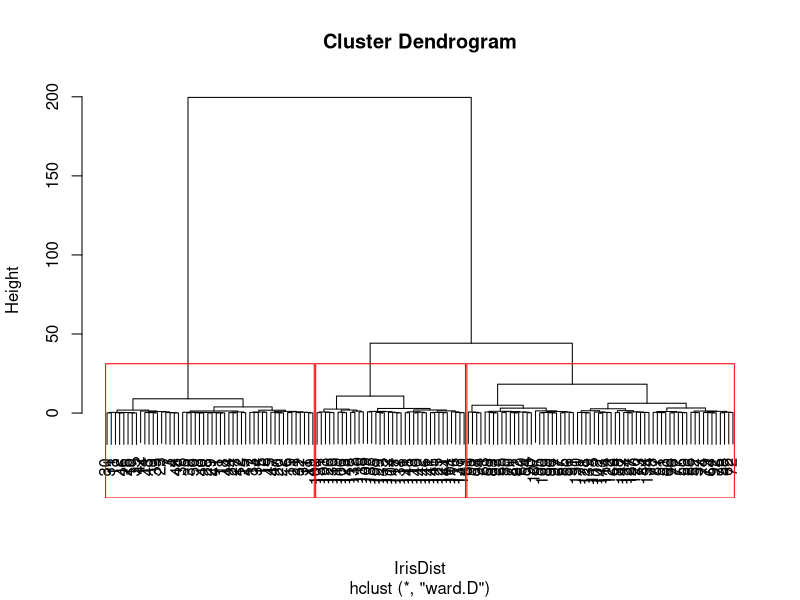

Generate this figure with R:
# IAP 2014
# 15.S60 Software Tools for Operations Research
# Lecture 1: Introduction to R

# Script file 1-4.R
# In this script file, we cover hierarchical and 
# k-means clustering

#############################

# R has many built-in datasets -- 
# let's take a look at what they have
data()

# Load the iris set and learn about it
data(iris)
?iris
str(iris)

#############################
## HIERARCHICAL CLUSTERING ##
#############################

# Since species is not a number, we can't 
# compute a distance, so we need to exclude
# the last column
IrisDist = dist(iris[1:4], method = "euclidean")

# Alternative methods include "maximum" and 
# "manhattan" (different distance metrics)

# Compute the hierarchical clusters.  We use 
# method = "ward" to minimize the distance between
# the clusters and the variance within each 
# of the clusters
IrisHC = hclust(IrisDist, method = "ward")

# Plot a dendrogram
plot(IrisHC)

# This diagram will help us decide how many
# clusters are appropriate for this problem.
# The height of the vertical lines represents
# the distance between the points that were 
# combined into clusters. The record numbers
# are listed among the bottom (usually hard to
# see). The taller the lines, the more likely
# it is that clusters should be separate. Two
# or three clusters would be appropriate here.

# Plot rectangles around the clusters to aid
# in visualization
rect.hclust(IrisHC, k = 3, border = "red")

# Now, split the data into these three clusters
IrisHCGroups = cutree(IrisHC, k = 3)

# IrisHCGroups is now a vector assigning each
# data point to a cluster

# Use a table to look at the properties of each 
# of the clusters.
table(iris$Species, IrisHCGroups)
tapply(iris$Petal.Length, IrisHCGroups, mean)

# Using tapply for the means of each of the 
# attributes will give us the centroids of the
# clusters.

########################
## K-MEANS CLUSTERING ##
########################

# K-means clustering requires that we have
# an initial guess as to how many clusters
# there are.  We will initialize it to 3 in this
# case, but if we didn't know, we could always
# try multiple values and experiment

# Run a k-means cluster with 3 clusters and 
# 100 iterations (centroids recomputed and points
# reassigned each time)
IrisKMC = kmeans(iris[1:4], centers = 3, iter.max = 100)
str(IrisKMC)

# Create a vector with the group numbers
IrisKMCGroups = IrisKMC$cluster

# Check out the properties of the clusters 
# using table
table(iris$Species, IrisKMCGroups)

# Try improving with more iterations!
IrisKMC = kmeans(iris[1:4], centers = 3, iter.max = 10000)
IrisKMCGroups = IrisKMC$cluster
table(iris$Species, IrisKMCGroups)

# Look at the locations of the centroids
IrisKMC$centers

################
## ASSIGNMENT ##
################

# 1a) Cluster the LettersBinary dataset using
#     hierarchical clustering. Don't forget to
#     leave out the "Letter" attribute when
#     computing the distance matrix! (Since
#     this dataset is larger, it may take
#     a bit longer to compute)




#  b) Plot the dendrogram and use it to 
#     decide how many clusters to select.




#  c) Make a table comparing the "Letter" 
#     attribute compared with the HC assignment




# 2) Do the same using k-means clustering. 
#    How well do you think clustering performs
#    on this dataset?



# Clustering doesn't seem to do too well here.


# EXTRA ASSIGNMENT

# An additional parameter in the K-Means 
# algorithm is the number of random starts to 
# use. This is controlled with the parameter 
# nstart in the function kmeans. Try different 
# values for nstart. Does it improve the 
# algorithm?











